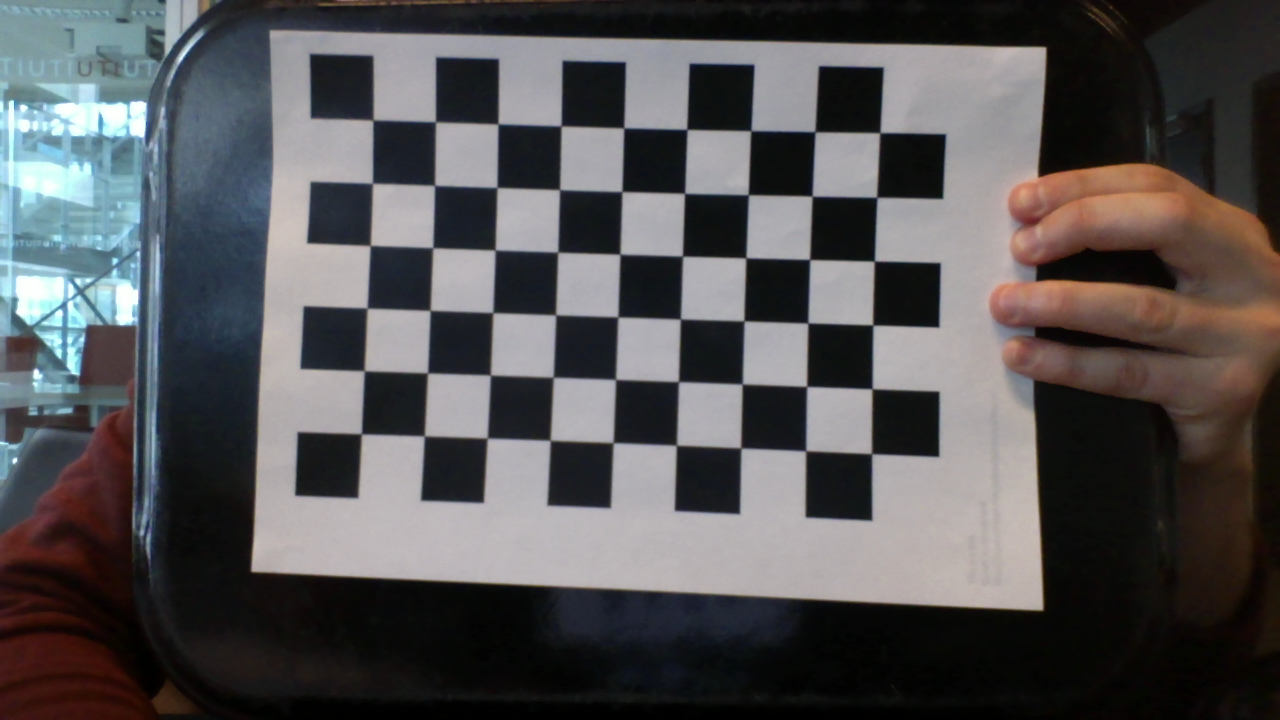
#> input picture assignment2/Images/01_daniel.png, 1280 x 720 px
$ python -i Assignment_Cube.py   (imports and definitions only)   (Python 2 division)   (older library calls are emulated)
#> lines starting #> are read from the running program, lines starting #| are printed output that depends on the picture
### assignment3/SIGBTools2.py
import cv2;
import cv2
import numpy as np
import pylab
from pylab import *
import matplotlib as mpl
import math
#from scipy import linalg
from numpy import *
import cv2.cv as cv
from math import *

''' This module contains sets of functions useful for basic image analysis and should be useful in the SIGB course.
Written and Assembled  (2012,2013) by  Dan Witzner Hansen, IT University.
'''
# [18 lines left out: function getMousePointsForImage, not called in this run]

def normalizeVecotr(v):
    return v.T/linalg.norm(v)
# [73 lines left out: functions getHomographyFromMouse, getCircleSamples, not called in this run]
def estimateHomography(points1, points2):
    """ Calculates a homography from one plane to another using
        a set of 4 points from each plane

        points1 is 4 points (nparray) on a plane
        points2 is the corresponding 4 points (nparray) on an other plane
    """
    #Check if there is sufficient points
    if len(points1) == 4 and len(points2) == 4:
        #Get x, y values
        x1, y1 = points1[0]
        x2, y2 = points1[1]
        x3, y3 = points1[2]
        x4, y4 = points1[3]

        #Get x tilde and y tilde values
        x_1, y_1 = points2[0]
        x_2, y_2 = points2[1]
        x_3, y_3 = points2[2]
        x_4, y_4 = points2[3]

        #Create matrix A
        A = np.matrix([[-x1, -y1, -1, 0, 0, 0, x1 * x_1, y1 * x_1, x_1],
            [0, 0, 0, -x1, -y1, -1, x1 * y_1, y1 * y_1, y_1],
            [-x2, -y2, -1, 0, 0, 0, x2 * x_2, y2 * x_2, x_2],
            [0, 0, 0, -x2, -y2, -1, x2 * y_2, y2 * y_2, y_2],
            [-x3, -y3, -1, 0, 0, 0, x3 * x_3, y3 * x_3, x_3],
            [0, 0, 0, -x3, -y3, -1, x3 * y_3, y3 * y_3, y_3],
            [-x4, -y4, -1, 0, 0, 0, x4 * x_4, y4 * x_4, x_4],
            [0, 0, 0, -x4, -y4, -1, x4 * y_4, y4 * y_4, y_4]])

        #Calculate SVD
        U, D, V = np.linalg.svd(A)

        #Get last row of V returned from SVD
        h = V [8]

        #Create homography matrix
        Homography = np.matrix([[h[0,0], h[0,1], h[0,2]],
            [h[0,3], h[0,4], h[0,5]],
            [h[0,6], h[0,7], h[0,8]]])

        #Normalize homography
        Homography = Homography / Homography[2,2]

        #Return matrix
        return Homography
# [56 lines left out: functions getImageSequence, getLineCoordinates, not called in this run]

class RegionProps:
    '''Class used for getting descriptors of contour-based connected components

        The main method to use is: CalcContourProperties(contour,properties=[]):
        contour: a contours found through cv2.findContours
        properties: list of strings specifying which properties should be calculated and returned

        The following properties can be specified:

        Area: Area within the contour  - float
        Boundingbox: Bounding box around contour - 4 tuple (topleft.x,topleft.y,width,height)
        Length: Length of the contour
        Centroid: The center of contour: (x,y)
        Moments: Dictionary of moments: see
        Perimiter: Permiter of the contour - equivalent to the length
        Equivdiameter: sqrt(4*Area/pi)
        Extend: Ratio of the area and the area of the bounding box. Expresses how spread out the contour is
        Convexhull: Calculates the convex hull of the contour points
        IsConvex: boolean value specifying if the set of contour points is convex

        Returns: Dictionary with key equal to the property name

        Example:
             contours, hierarchy = cv2.findContours(I, cv2.RETR_LIST, cv2.CHAIN_APPROX_SIMPLE)
             goodContours = []
             for cnt in contours:
                vals = props.CalcContourProperties(cnt,['Area','Length','Centroid','Extend','ConvexHull'])
                if vals['Area']>100 and vals['Area']<200
                 goodContours.append(cnt)
        '''
    def __calcArea(self,m,c):
        return cv2.contourArea(c) #,m['m00']
    def __calcLength(self,c):
        return cv2.arcLength(c, True)
    def __calcPerimiter(self,c):
         return cv2.arcLength(c,True)
    def __calcBoundingBox(self,c):
        return cv2.boundingRect(c)
    # [6 lines left out: function __calcCentroid, not called in this run]

    def __calcEquivDiameter(self,contur):
        Area = self.__calcArea(contur)
        return np.sqrt(4*Area/np.pi)
    # [50 lines left out: functions __calcExtend, __calcConvexHull, CalcContourProperties, not called in this run]


class ROISelector:

    def __resetPoints(self):
        self.seed_Left_pt = None
        self.seed_Right_pt = None

    # [69 lines left out: functions __init__, update, onmouse, setCorners, SelectArea, splitfn, not called in this run]

def anorm2(a):
    return (a*a).sum(-1)

def anorm(a):
    return np.sqrt( anorm2(a) )

# [45 lines left out: functions to_rect, rect2rect_mtx, rotateImage, lookat, mtx2rvec, draw_str, not called in this run]
class Sketcher:
    def __init__(self, windowname, dests, colors_func):
        # [8 lines left out: function __init__, not called in this run]
    def show(self):
        cv2.imshow(self.windowname, self.dests[0])

    def on_mouse(self, event, x, y, flags, param):
        # [12 lines left out: function on_mouse, not called in this run]

# palette data from matplotlib/_cm.py
_jet_data =   {'red':   ((0., 0, 0), (0.35, 0, 0), (0.66, 1, 1), (0.89,1, 1),
                     (1, 0.5, 0.5)),
           'green': ((0., 0, 0), (0.125,0, 0), (0.375,1, 1), (0.64,1, 1),
                     (0.91,0,0), (1, 0, 0)),
           'blue':  ((0., 0.5, 0.5), (0.11, 1, 1), (0.34, 1, 1), (0.65,0, 0),
                     (1, 0, 0))}

cmap_data = { 'jet' : _jet_data }

def make_cmap(name, n=256):
    # [14 lines left out: function make_cmap, not called in this run]
def nothing(*arg, **kw):
    pass

def clock():
    return cv2.getTickCount() / cv2.getTickFrequency()

def imWeight(x,c):
    return  1-(np.abs(x-c)/float(c))

def HatFunction(I):
    # [4 lines left out: function HatFunction, not called in this run]

def toHomogenious(points):
    # [4 lines left out: function toHomogenious, not called in this run]
def normalizeHomogenious(points):
    # [40 lines left out: functions normalizeHomogenious, H_from_points, not called in this run]
def transformPoints(points, homography):
    # [23 lines left out: function transformPoints, not called in this run]
def calibrateCamera(n=5,pattern_size=(9,6),square_size=2.0,fileName="Pattern.avi"):
    # [122 lines left out: function calibrateCamera, not called in this run]

def RecordVideoFromCamera():
    # [19 lines left out: function RecordVideoFromCamera, not called in this run]
def GetObjectPos(obj_points, img_points_first,camera_matrix,np_dist_coefs):
    found,rvecs_new,tvecs_new =cv2.solvePnP(obj_points, img_points_first,camera_matrix,np_dist_coefs)
    return  found,rvecs_new,tvecs_new


class Camera:
    """ Class for representing pin-hole cameras. """
    import scipy
    def __init__(self,P):
        # [7 lines left out: function __init__, not called in this run]

    def project(self,X):
        # [11 lines left out: function project, not called in this run]

    def factor(self):
        # [15 lines left out: function factor, not called in this run]

    def center(self):
        # [10 lines left out: function center, not called in this run]

    def calibrate_from_points(self, x1,x2):
        return self.K


    def simple_calibrate(self, a,b):
        return self.K


# helper functions
def rot_matrix_to_euler(R):
    # [8 lines left out: function rot_matrix_to_euler, not called in this run]
def rotation_matrix(a):
    # [6 lines left out: function rotation_matrix, not called in this run]

def rq(A):
    # [8 lines left out: function rq, not called in this run]


def BilinearInterpolation(x1,y1,x2,y2,Q12,Q22,Q21,Q11,i,j):
# [4 lines left out: function BilinearInterpolation, not called in this run]
def BilinearInterpo(size,i,j,points,Normalize):
# [36 lines left out: function BilinearInterpo, not called in this run]
#---------------------------------------------cube


def getCubePoints(center, size,chessSquare_size):

    """ Creates a list of points for plotting
    a cube with plot. (the first 5 points are
    the bottom square, some sides repeated). """
    points = []

    """
    1    2
        5    6
    3    4
        7    8 (top)

    """

    #bottom
    points.append([center[0]-size, center[1]-size, center[2]-2*size])#(0)5
    points.append([center[0]-size, center[1]+size, center[2]-2*size])#(1)7
    points.append([center[0]+size, center[1]+size, center[2]-2*size])#(2)8
    points.append([center[0]+size, center[1]-size, center[2]-2*size])#(3)6
    points.append([center[0]-size, center[1]-size, center[2]-2*size]) #same as first to close plot

    #top
    points.append([center[0]-size,center[1]-size,center[2]])#(5)1
    points.append([center[0]-size,center[1]+size,center[2]])#(6)3
    points.append([center[0]+size,center[1]+size,center[2]])#(7)4
    points.append([center[0]+size,center[1]-size,center[2]])#(8)2
    points.append([center[0]-size,center[1]-size,center[2]]) #same as first to close plot

    #vertical sides
    points.append([center[0]-size,center[1]-size,center[2]])
    points.append([center[0]-size,center[1]+size,center[2]])
    points.append([center[0]-size,center[1]+size,center[2]-2*size])
    points.append([center[0]+size,center[1]+size,center[2]-2*size])
    points.append([center[0]+size,center[1]+size,center[2]])
    points.append([center[0]+size,center[1]-size,center[2]])
    points.append([center[0]+size,center[1]-size,center[2]-2*size])
    points=dot(points,chessSquare_size)
    return array(points).T

def GetFaceNormal(points):
    # [15 lines left out: function GetFaceNormal, not called in this run]
def getNormalsInCubeCorners(TopFace,RightFace,LeftFace,UpFace,DownFace):
# [30 lines left out: function getNormalsInCubeCorners, not called in this run]
def CalculateFaceCornerNormals(TopFace,RightFace,LeftFace,UpFace,DownFace):
# [31 lines left out: function CalculateFaceCornerNormals, not called in this run]
### assignment2/Assignment_Cube.py
'''
Created on March 20, 2014

@author: Diako Mardanbegi (dima@itu.dk)
'''
from numpy import *
import numpy as np
from pylab import *
from scipy import linalg
import cv2
import cv2.cv as cv
from SIGBTools2 import *

VideoFile = "Pattern.avi"

# [8 lines left out: function DrawLines, not called in this run]

def getOuterPoints(Corners):
    """
        gets outer points of chess board
    """
    rcCorners = np.array(Corners)
    topLeft = rcCorners[0,0]
    topLeft = (int(topLeft[0]), int(topLeft[1]))
    topRight = rcCorners[8, -1]
    topRight = (int(topRight[0]), int(topRight[1]))
    bottomLeft = rcCorners[45,-1]
    bottomLeft = (int(bottomLeft[0]), int(bottomLeft[1]))
    bottomRight = rcCorners[-1,-1]
    bottomRight = (int(bottomRight[0]), int(bottomRight[1]))
    return topLeft,topRight,bottomLeft,bottomRight

# [11 lines left out: function getWorldCoordinateSystem, not called in this run]

def update(img, writer=None, record=False):
    image=copy(img)
    if Undistorting:  #Use previous stored camera matrix and distortion coefficient to undistort the image
        ''' <004> Here Undistoret the image'''
        image=cv2.undistort(image, cameraMatrix, distortionCoeff )
    if (ProcessFrame):
        ''' <005> Here Find the Chess pattern in the current frame'''
        # H_firstFrame_pattern
        imgGray=cv2.cvtColor(img, cv2.COLOR_BGR2GRAY)
        patternFound,currentCorners=cv2.findChessboardCorners(imgGray, (9,6))

        if patternFound ==True:
            currentViewPoints = []
            currentViewPoints = getOuterPoints(currentCorners)
            cv2.circle(image, currentViewPoints[0], 5, (255,0,0), -1)
            cv2.circle(image, currentViewPoints[1], 5, (255,0,0), -1)
            cv2.circle(image, currentViewPoints[2], 5, (255,0,0), -1)
            cv2.circle(image, currentViewPoints[3], 5, (255,0,0), -1)

            firstView = cv2.imread("Images/01_daniel.png")
            fVGray=cv2.cvtColor(firstView, cv2.COLOR_BGR2GRAY)
            foundFV,cornersFV=cv2.findChessboardCorners(fVGray, (9,6))
            fVPoints = []
            fVPoints = getOuterPoints(cornersFV)
            H_fv_cv = np.array(estimateHomography(fVPoints, currentViewPoints))

            ''' <006> Here Define the cameraMatrix P=K[R|t] of the current frame'''
            H_fv_pattern = np.load("numpyData/H_ff_pattern.npy")
            H_cv_pattern = np.dot( H_fv_pattern, H_fv_cv)

            if ShowText:
                ''' <011> Here show the distance between the camera origin and the world origin in the image'''

                cv2.putText(image,str("frame:" + str(frameNumber)), (20,10),cv2.FONT_HERSHEY_PLAIN,1, (255, 255, 255))#Draw the text

            if TextureMap:

                ''' <010> Here Do he texture mapping and draw the texture on the faces of the cube'''

                ''' <012>  calculate the normal vectors of the cube faces and draw these normal vectors on the center of each face'''

                ''' <013> Here Remove the hidden faces'''

            if ProjectPattern:
                ''' <007> Here Test the camera matrix of the current view by projecting the pattern points'''
                global P2_method1
                global Kt
                global method
                pattern_size=(9,6)
                pattern_points = np.zeros( (np.prod(pattern_size), 3), np.float32 )
                pattern_points[:,:2] = np.indices(pattern_size).T.reshape(-1, 2)
                pattern_points *= chessSquare_size

                if method == 1 :

                    #break down K[R|t]
                    camera_matrix = dot(cameraMatrix, Kt)
                    K, _ = rq(camera_matrix[:,:3])
                    # make diagonal of K positive
                    T = diag(sign(diag(K)))
                    K = dot(K,T)

                    K_inv = np.linalg.inv(K)
                    P2_method1 = np.zeros((3,4))
                    P2_method1 = np.dot(H_cv_pattern, camera_matrix)
                    Kt_temp = np.dot(K_inv, P2_method1[:,:3])
                    Kt_temp = array([Kt_temp[:,0], Kt_temp[:,1], cross(Kt_temp[:,0], Kt_temp[:,1])]).T
                    P2_method1[:,:3] = np.dot(K, Kt_temp)
                    for point in pattern_points:
                        point = array([point[0], point[1], point[2], 1])
                        point = np.dot(P2_method1, point)
                        center = (int(point[0]/point[2]), int(point[1]/point[2]))
                        cv2.circle(image, center, 2, (0,0,255), -1)

                elif method == 2 :
                    obj_points = [pattern_points]
                    obj_points.append(pattern_points)
                    obj_points = np.array(obj_points,np.float64).T
                    obj_points=obj_points[:,:,0].T
                    found,rvecs_new,tvecs_new = GetObjectPos(obj_points, currentCorners, cameraMatrix, distortionCoeff)
                    global P2_method2
                    P2_method2 = np.zeros((3, 4))
                    if found == True:
                        rot, _ = cv2.Rodrigues(rvecs_new)
                        P2_method2[:, :3] = rot
                        P2_method2[:, 3:] = tvecs_new
                        P2_method2 = dot(cameraMatrix, P2_method2)
                    for point in pattern_points:
                        point = [point[0], point[1], point[2], 1]
                        point = np.dot(P2_method2, point)
                        center = (int(point[0]/point[2]), int(point[1]/point[2]))
                        cv2.circle(image, center, 5, (0,255,0), -1)
                ''' <008> Here Draw the world coordinate system in the image'''
                # topLeft,topRight,bottomLeft,bottomRight
                topLeft, topRight, bottomLeft, bottomRight = getWorldCoordinateSystem(currentCorners)

                cv2.line(image, topLeft, topRight, (255,0,0), 2)
                cv2.line(image, topLeft, bottomLeft, (0,255,0), 2)
                cv2.line(image, topLeft, bottomRight, (0,0,255), 2)

                cv2.circle(image, topRight, 5, (255,0,0), -1)
                cv2.circle(image, bottomLeft, 5, (0,255,0), -1)
                cv2.circle(image, bottomRight, 5, (0,0,255), -1)

            if WireFrame:
                ''' <009> Here Project the box into the current camera image and draw the box edges'''
                topFace = np.int32(TopFace).reshape(-1,2)
                rightFace = np.int32(RightFace).reshape(-1,2)
                leftFace = np.int32(LeftFace).reshape(-1,2)
                upFace = np.int32(UpFace).reshape(-1,2)
                downFace = np.int32(DownFace).reshape(-1,2)
                completeCube = [topFace, rightFace, leftFace, upFace, downFace]

                tempCube = np.float32([[3,3,3], [3,6,3], [6,6,3], [6,3,3], [3,3,0],[3,6,0],[6,6,0],[6,3,0]])
                tempContour = []
                completeCubeProjected = []

                for face in completeCube:
                    faceProjected = []
                    for point in face:
                        point = [point[0], point[1], 1, 1]
                        if method == 1 :
                            point = np.dot(P2_method1, point)
                        else :
                            point = np.dot(P2_method2, point)
                        faceProjected.append((int(point[0]/point[2]), int(point[1]/point[2])))
                    completeCubeProjected.append(faceProjected)

                for point in tempCube:
                    point = [point[0], point[1], point[2], 1]
                    if method == 1 :
                        point = np.dot(P2_method1, point)
                    else :
                        point = np.dot(P2_method2, point)
                    tempContour.append((int(point[0]/point[2]), int(point[1]/point[2])))
                tempContour = np.array(tempContour)
                # [5 lines of commented-out code are left out]
                cv2.drawContours(image, [tempContour[:4]] ,-1,(255, 0, 255),3)
                cv2.drawContours(image, [tempContour[4:]] ,-1,(255, 0, 255),3)
                for i,j in zip(range(4),range(4,8)):
                    cv2.line(image, tuple(tempContour[i]), tuple(tempContour[j]),(255, 0, 255), 3)


    cv2.namedWindow('Web cam')
    cv2.imshow('Web cam', image)
    if record:
        writer.write(image)
    global result
    result=copy(image)

# [181 lines left out: functions getImageSequence, printUsage, run, firstPart, secondPart, not called in this run]


'''-------------------MAIN BODY--------------------------------------------------------------------'''
'''--------------------------------------------------------------------------------------------------------------'''


'''-------variables------'''
# [12 lines not run here, left out]

ProcessFrame=True
Undistorting=False
WireFrame=True
ShowText=True
TextureMap=True
ProjectPattern=True
#debug=True
Hdefined=False
method = 1

tempSpeed=1
frameNumber=0
chessSquare_size=2


'''-------defining the cube------'''

box = getCubePoints([4, 2.5, 0], 1,chessSquare_size)


i = array([ [0,0,0,0],[1,1,1,1] ,[2,2,2,2]  ])  # indices for the first dim
j = array([ [0,3,2,1],[0,3,2,1] ,[0,3,2,1]  ])  # indices for the second dim
TopFace = box[i,j]


i = array([ [0,0,0,0],[1,1,1,1] ,[2,2,2,2]  ])  # indices for the first dim
j = array([ [3,8,7,2],[3,8,7,2] ,[3,8,7,2]  ])  # indices for the second dim
RightFace = box[i,j]


i = array([ [0,0,0,0],[1,1,1,1] ,[2,2,2,2]  ])  # indices for the first dim
j = array([ [5,0,1,6],[5,0,1,6] ,[5,0,1,6]  ])  # indices for the second dim
LeftFace = box[i,j]


i = array([ [0,0,0,0],[1,1,1,1] ,[2,2,2,2]  ])  # indices for the first dim
j = array([ [5,8,3,0], [5,8,3,0] , [5,8,3,0] ])  # indices for the second dim
UpFace = box[i,j]


i = array([ [0,0,0,0],[1,1,1,1] ,[2,2,2,2]  ])  # indices for the first dim
j = array([ [1,2,7,6], [1,2,7,6], [1,2,7,6] ])  # indices for the second dim
DownFace = box[i,j]


'''----------------------------------------'''
'''----------------------------------------'''


''' <000> Here Call the calibrateCamera from the SIGBTools to calibrate the camera and saving the data'''
#calibrateCamera()
''' <001> Here Load the numpy data files saved by the cameraCalibrate2'''

# [13 lines not run here, left out]

#RecordVideoFromCamera()

>>> import cv2
>>> picture = cv2.imread('Images/01_daniel.png')
#> picture is the input picture: shape (720, 1280, 3); mean B, G, R 84.5, 83, 84.6
>>> result = update(picture)
#> in update, `imgGray=cv2.cvtColor(img, cv2.COLOR_BGR2GRAY)`:
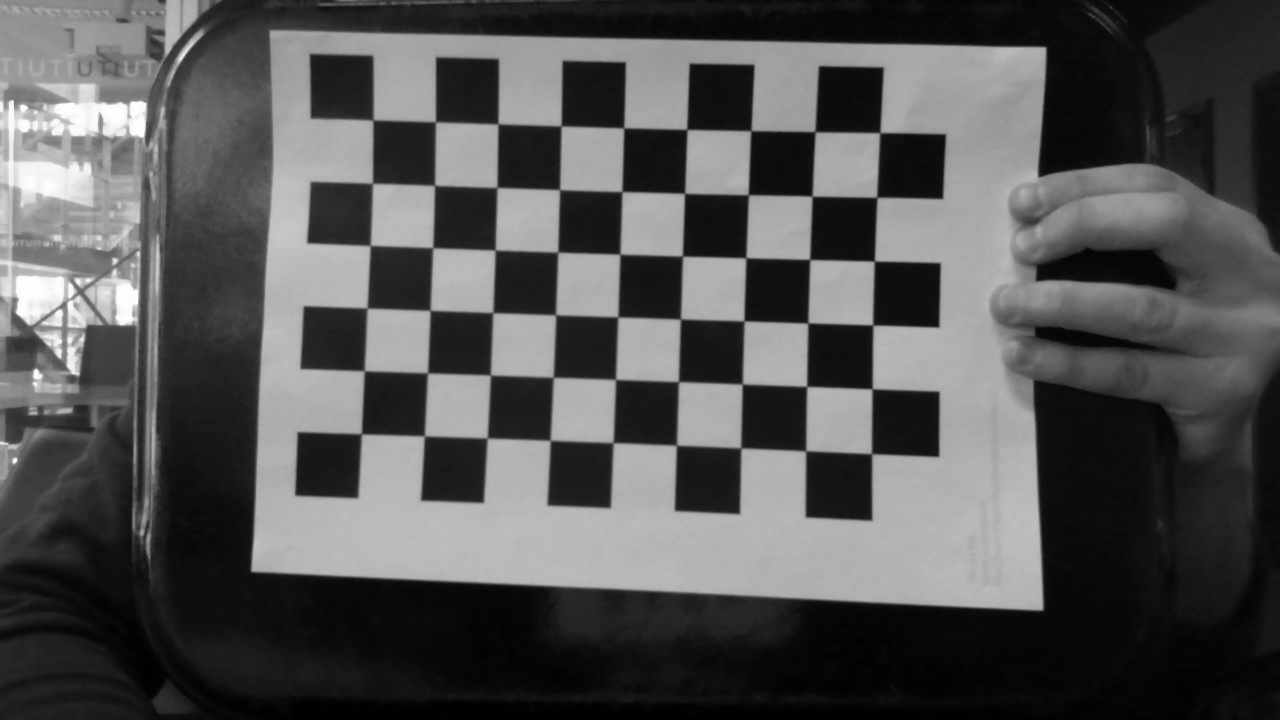
#> imgGray: shape (720, 1280); min 0, max 255, mean 83.7
#> in update, `patternFound,currentCorners=cv2.findChessboardCorners(imgGray, (9,6))`: patternFound = True; currentCorners = 54 rows, first 8: [372.9, 120.6], [435.6, 121.9], [498.1, 123.8], [561.3, 126.1], [623.9, 128.1], [687, 129.4], [751, 130.8], [815, 132]
#> in getOuterPoints, `rcCorners = np.array(Corners)`: rcCorners has the same summary as currentCorners in update
#> (the rest of the program and of its run is left out)
